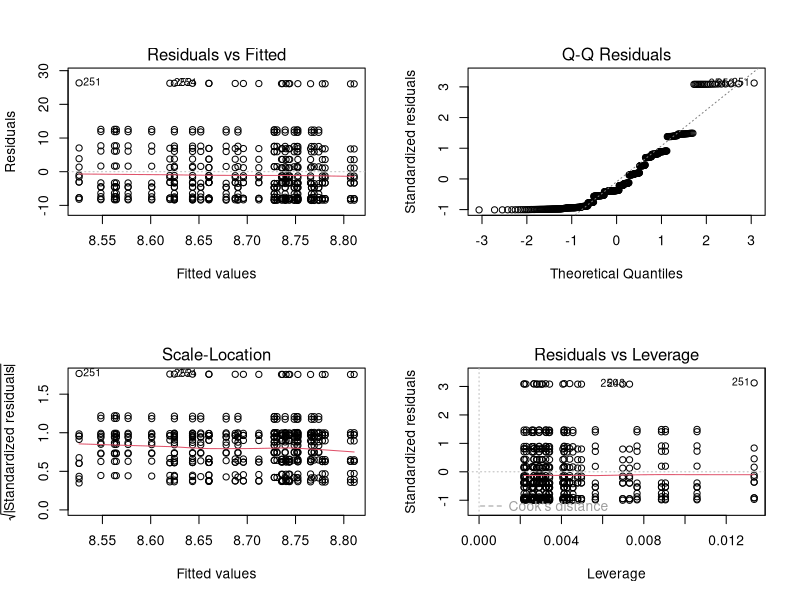
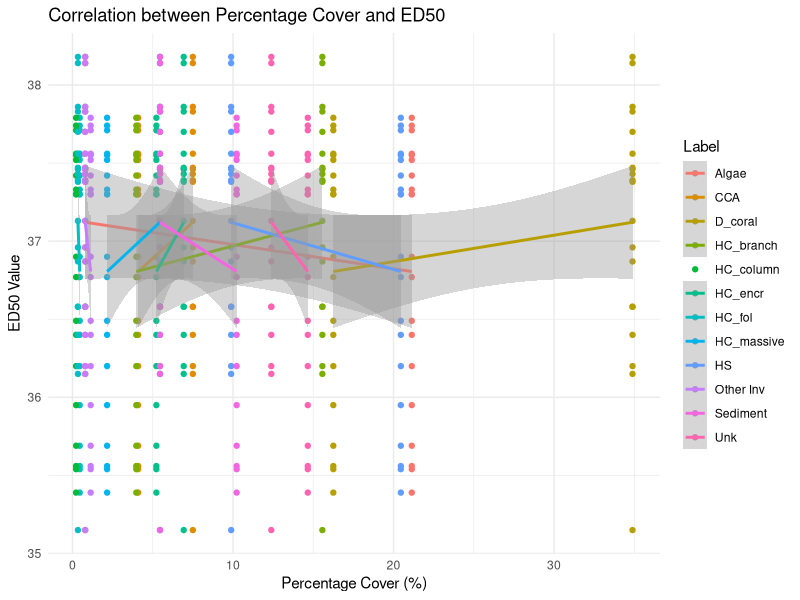

Here is the R script that generated these plots, in order:
## ---- chunk 1
knitr::opts_chunk$set(echo = TRUE)

library(tidyverse)
## ---- chunk 2
ed50 <- read.csv("../output/cbass/EDs.csv")
## ---- chunk 3
benthic <- read.csv("../output/benthic/percent_cover.csv")
## ---- chunk 4
benthic_coral <- read.csv("../output/benthic/percent_coral_cover.csv")
## ---- chunk 5
# Combine datasets
combined_data <- benthic %>%
    left_join(ed50, by = c("other" = "Condition"))

# Simple linear regression model
linear_model <- lm(percentage ~ ED50, data = combined_data)

# Summary of the model
summary(linear_model)

# Diagnostic plots for the linear model
par(mfrow=c(2,2)) # Set up a plotting area for multiple plots
plot(linear_model) # Generates diagnostic plots

# Multiple regression model including condition and timepoint as factors
multiple_model <- lm(percentage ~ ED50 + other + factor(Timepoint), data = combined_data)

# Summary of model 
summary(multiple_model)
## ---- chunk 6
# Combine datasets
combined_data <- benthic %>%
    left_join(ed50, by = c("other" = "Condition"))

# Calculate correlation
correlation <- cor(combined_data$percentage, combined_data$ED50)

ggplot(combined_data, aes(x = percentage, y = ED50, color = Label)) +
    geom_point() +
    geom_smooth(method = 'lm') +
    labs(title = "Correlation between Percentage Cover and ED50",
         x = "Percentage Cover (%)",
         y = "ED50 Value") +
    theme_minimal()
